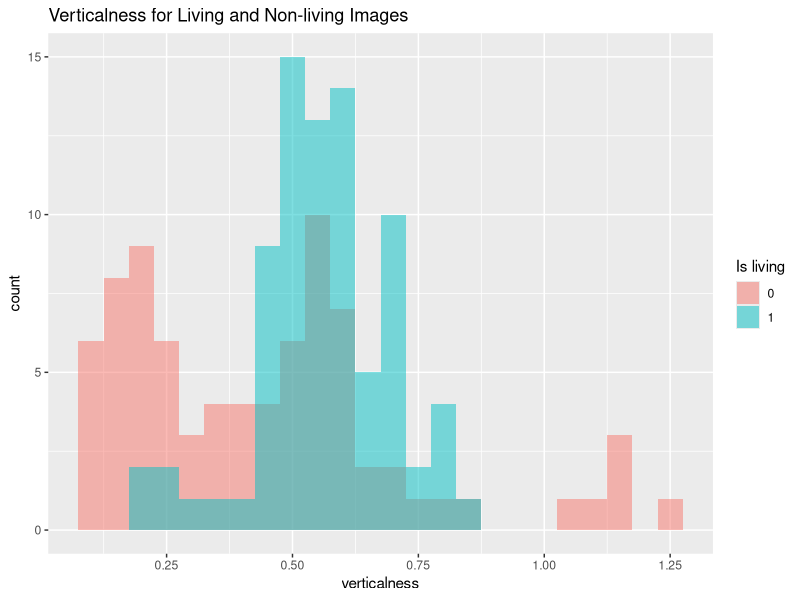
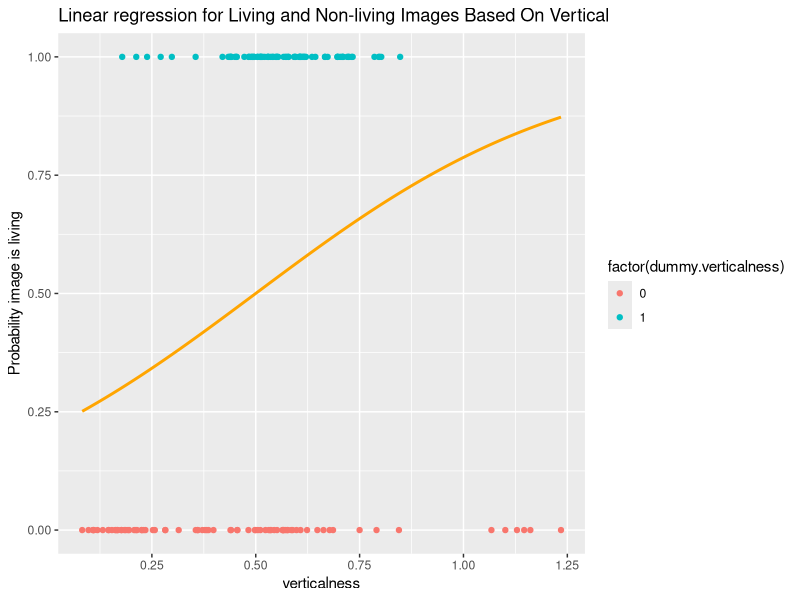
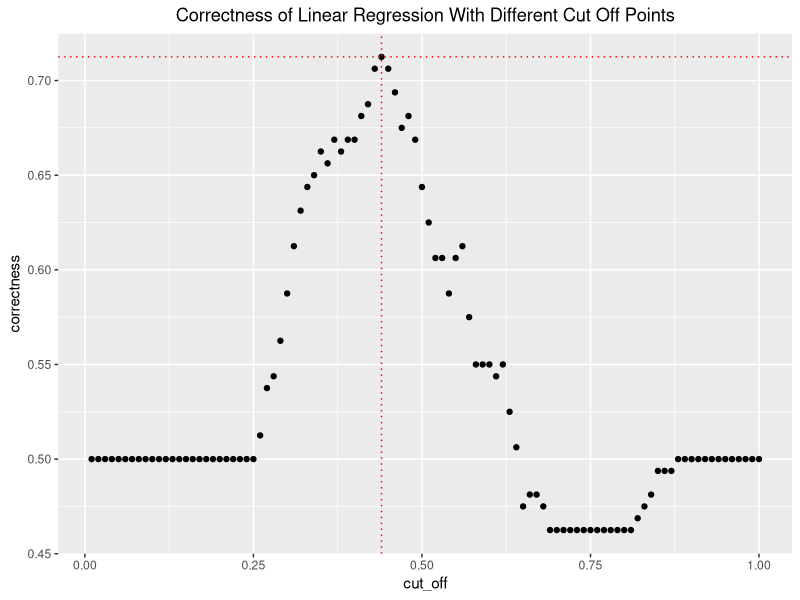

The R source for these figures, in order: (Note: this script raises an error after producing the figures.)
library(ggplot2)
library(tidyr)

set.seed(3060)

get_living_loc <- function() {
  return(c(1:40, 61:80, 101:120))  
}

get_non_living_loc <- function() {
  return(c(41:60, 81:100, 121:160))
}

get_all_loc <- function() {
  return(1:160)
}

living_labels <- c("banana", "cherry", "flower", "pear")



print("##################  1.1 #########################")

#read.csv(config::get())
DATA <- read.csv("40153557_features.csv")

# classify: nonliving = 0, living = 1
#DOES THIS DATA NEED SHUFFLED? I DON'T THINK SO
data_shuffled <- DATA
data_shuffled$dummy.verticalness <- 0
data_shuffled$dummy.verticalness[data_shuffled$label %in% living_labels] <- 1

# randomly shuffle rows:
data_shuffled = data_shuffled[sample(nrow(data_shuffled)),]

# visualise data on histogram
# COULD UPDATE WITH A BETTER LEGEND :)
veticalness_histogram <- ggplot(data_shuffled, aes(x = verticalness, fill = as.factor(dummy.verticalness))) +
  geom_histogram(binwidth = 0.05, alpha = 0.5, position = 'identity') +
  ggtitle("Verticalness for Living and Non-living Images") +
  #scale_fill_continuous(name = "blah, breaks = c(0,1), labels = c("123", "sdf"))
  labs(fill=c("Is living"))

print(veticalness_histogram)

# perform linear regression
glmfit <- glm(dummy.verticalness ~ verticalness, 
              data = data_shuffled,
              family = 'binomial')
print("1.1: Linear regression for verticalness:")
print(summary(glmfit))

# create fitted line
values <- seq(min(data_shuffled$verticalness), max(data_shuffled$verticalness), length.out = 1000)
fitted.curve <- data.frame(verticalness = values)
fitted.curve[["dummy.verticalness"]] = predict(glmfit, fitted.curve, type="response")

# plot logistic regression
verticalness_plot <- ggplot(data_shuffled, aes(x=verticalness, y=dummy.verticalness)) + 
  geom_point(aes(colour = factor(dummy.verticalness)), 
             show.legend = T, position="dodge") +
  geom_line(data=fitted.curve, colour="orange", size=1) + 
  ggtitle("Linear regression for Living and Non-living Images Based On Vertical") +
  ylab("Probability image is living") +
  labs(fill=c("Is living")) 

print(verticalness_plot)
  


print("##################  1.2 #########################")


# change cut-off (p) value in 0.01 intervals:
p_data <- NULL
correct_data <- NULL
for (i in 1:100) {
  p <- (i)/100
  training_data <- data_shuffled
  training_data[["predicted_verticalness"]] = predict(glmfit, training_data, type="response")
  training_data[["predicted_correct"]] = 0
  training_data[["predicted_correct"]][training_data[["predicted_verticalness"]] > p] = 1

  correct_items = training_data[["predicted_correct"]] == training_data[["dummy.verticalness"]] 
  
  # proportion correct:
  correct <- nrow(training_data[correct_items,])/nrow(training_data)
  
  # append data to existing data
  p_data <- append(p_data, p)
  correct_data <- append(correct_data, correct)
}
# create df from data
correctness_cutoff_df <- data.frame(cut_off = p_data, correctness = correct_data)

# find largest correctness and corresponding cut off value
max_correctness_pos <- 0
max_correctness <- 0
for (i in 1:nrow(correctness_cutoff_df)) {
  if (correctness_cutoff_df[i, "correctness"] > max_correctness) {
    max_correctness <- correctness_cutoff_df[i, "correctness"]
    max_correctness_pos <- i
  }
}
max_cutoff_value <- correctness_cutoff_df[max_correctness_pos, "cut_off"]
print(paste("1.2: max correctness = ", max_correctness, "at a cut-off value of ", max_cutoff_value))

# graph results
correctness_cutoff_graph <- ggplot(data = correctness_cutoff_df, aes(x = cut_off, y = correctness)) +
  geom_point() +
  geom_hline(yintercept = max_correctness, linetype="dotted", 
             color = "red", size=0.5) +
  geom_vline(xintercept = max_cutoff_value, linetype="dotted", 
             color = "red", size=0.5) +
  ggtitle("Correctness of Linear Regression With Different Cut Off Points") +
  theme(plot.title = element_text(hjust = 0.5))

print(correctness_cutoff_graph)






print("##################  1.3 #########################")

# create data frame with living and non-living categories
#catorgised_data <- DATA
catorgised_data$catagory <- "non-living"
catorgised_data$catagory[catorgised_data$label %in% living_labels] <- "living"


# height graph
height_graph <- ggplot(catorgised_data, aes(x = height, fill = as.factor(catagory))) +
  geom_density(adjust = 1.5, alpha = 0.5) + 
  ggtitle("Density plot of:\nHeight for Living and Non-living Images") +
  theme(plot.title = element_text(hjust = 0.5)) +
  labs(fill=c("Living status"))
print(height_graph)


# width graph
width_graph <- ggplot(catorgised_data, aes(x = width, fill = as.factor(catagory))) +
  geom_density(adjust = 1.2, alpha = 0.5) + 
  ggtitle("Density plot of:\nWidth for Living and Non-living Images") +
  theme(plot.title = element_text(hjust = 0.5)) +
  labs(fill=c("Living status"))

print(width_graph)


# span graph
span_graph <- ggplot(catorgised_data, aes(x = height, fill = as.factor(catagory))) +
  geom_density(adjust = 1.5, alpha = 0.5) + 
  ggtitle("Density plot of:\nSpan for Living and Non-living Images") +
  theme(plot.title = element_text(hjust = 0.5)) +
  labs(fill=c("Living status"))

print(span_graph)


# create fresh data set and shuffle
data_shuffled <- DATA
data_shuffled$living_status <- 0
data_shuffled$living_status[catorgised_data$label %in% living_labels] <- 1
data_shuffled = data_shuffled[sample(nrow(data_shuffled)),]

# build 3-way logistic regression model
glmfit_3_way <- glm(living_status ~ height + width + span, 
                    data = data_shuffled, 
                    family = 'binomial')
print("1.3: Linear regression for nr_pix, width and span:")
print(summary(glmfit_3_way))


# set up 5-fold crossvalidation
NUM_K_FOLDS <- 5

# split into number of folds (in this case it is 5)
data_shuffled$folds <- cut(seq(1:nrow(data_shuffled)), 
                           breaks=NUM_K_FOLDS,
                           labels=FALSE)

# preform 5-fold crossvalidation with different cutoff points to find
# the cut off value that provides the highest accuray
cut_off_values <- c() # to record cut off that gives highest correctness
correctness_values_for_each_cut_off <- c() # to record correctness for each cut off value
correctectness_values <- c() # to store correctness for each fold

#data_shuffled$predicted_correct = 0
for (x in 1:100) {
  cut_off_value <- x/100
  cut_off_values <- append(cut_off_values, cut_off_value)
  
  # preform cross validation for particular cut off value
  for (i in 1:NUM_K_FOLDS) {
    # create training and validation data for particular fold
    train_items_this_fold  = data_shuffled[data_shuffled$folds != i,] 
    validation_items_this_fold = data_shuffled[data_shuffled$folds == i,]
    
    # fit linear regression model on this fold
    this_glmfit <- glm(living_status ~ height + width + span, 
                       data = train_items_this_fold, 
                       family = 'binomial')
    
    # validate current linear regression model
    validation_items_this_fold$prediction = predict(this_glmfit, validation_items_this_fold, type="response")
    validation_items_this_fold$predicted_correct = 0
    validation_items_this_fold$predicted_correct[validation_items_this_fold$prediction > cut_off_value] = 1
    
    # calculate correctness
    correct_items = validation_items_this_fold$predicted_correct == validation_items_this_fold$living_status
    num_correct = nrow(validation_items_this_fold[correct_items,])
    proportion_correct = num_correct / nrow(validation_items_this_fold)
    
    # record if individual image was correct for use in part 1.5
    
    
    # recoed correctness with corresponding number of folds
    correctectness_values <- append(correctectness_values, proportion_correct)
    #fold_num <- append(fold_num, i)
  }
  # record mean correctness value over all folds
  correctness_values_for_each_cut_off <- append(correctness_values_for_each_cut_off, mean(correctectness_values))
  correctectness_values <- c()
  
}
correctness_cutoff_df <- data.frame(cut_off = cut_off_values, correctness = correctness_values_for_each_cut_off)

# find largest correctness and corresponding cut off value
max_correctness_pos <- 0
max_correctness <- 0
for (i in 1:nrow(correctness_cutoff_df)) {
  if (correctness_cutoff_df[i, "correctness"] > max_correctness) {
    max_correctness <- correctness_cutoff_df[i, "correctness"]
    max_correctness_pos <- i
  }
}
max_cutoff_value <- correctness_cutoff_df[max_correctness_pos, "cut_off"]
print(paste("1.3: max correctness = ", max_correctness, "at a cut-off value of ", max_cutoff_value))


# Plot graph to visualise results of changing the cutoff value on correctness
correctness_cut_off_graph <- ggplot(data = correctness_cutoff_df, aes(x = cut_off_values, y = correctness_values_for_each_cut_off)) +
  geom_point() +
  scale_y_continuous(name="Correctness") +
  scale_x_continuous(name = "Cut Off Value") +
  ggtitle("Correctness of Linear Regression Model Under Differing Cut Off Values") +
  geom_hline(yintercept = max_correctness, linetype="dotted", color = "red", size=1) +
  geom_vline(xintercept = max_cutoff_value, linetype="dotted", color = "red", size=1)
print(correctness_cut_off_graph)


# MAYBE TURN THIS INTO A FUNCTION
#Preform k-fold cross validation with best suited cutoff point as calculated above
fold_num <- c() # to store fold
correct <- c() # store of each image is correct for use in part 1.5
for (i in 1:NUM_K_FOLDS) {
  # create training and validation data for particular fold
  train_items_this_fold  = data_shuffled[data_shuffled$folds != i,] 
  validation_items_this_fold = data_shuffled[data_shuffled$folds == i,]
  
  # fit linear regression model on this fold
  this_glmfit <- glm(living_status ~ height + width + span, 
                     data = train_items_this_fold, 
                     family = 'binomial')
  
  # validate current linear regression model
  validation_items_this_fold$prediction = predict(this_glmfit, validation_items_this_fold, type="response")
  validation_items_this_fold$predicted_correct = 0
  validation_items_this_fold$predicted_correct[validation_items_this_fold$prediction > max_cutoff_value] = 1
  
  # calculate correctness
  correct_items = validation_items_this_fold$predicted_correct == validation_items_this_fold$living_status
  correct <- append(correct, correct_items)
  num_correct = nrow(validation_items_this_fold[correct_items,])
  proportion_correct = num_correct / nrow(validation_items_this_fold)
  
  # recoed correctness with corresponding number of folds
  correctectness_values <- append(correctectness_values, proportion_correct)
  fold_num <- append(fold_num, i)
}
data_shuffled$predicted_correct = correct

# Understand corrrectness readings from 5-fold test
final_correctness_value <- mean(correctectness_values)
print(correctectness_values)
print(paste("Average correctness of linear regression model measured from 5-fold test:", final_correctness_value, 
            ",using a cut-off value of:", max_cutoff_value))

# Visualise correctness in a graph
correctness_5_fold_df <- data.frame(fold_num, correctectness_values)
correctness_5_fold_graph <- ggplot(data = correctness_5_fold_df, aes(x = fold_num, y = correctectness_values)) +
  geom_point() +
  scale_y_continuous(name="Correctness", limits=c(0, 1)) +
  scale_x_continuous(name = "Fold number") +
  ggtitle(paste("Correctness of Linear Regression Model via 5-fold Analysis\nWith Cut-off Value of ", max_cutoff_value)) +
  theme(plot.title = element_text(hjust = 0.5)) +
  geom_hline(yintercept = final_correctness_value,linetype="dotted", color = "red", size=1)

print(correctness_5_fold_graph)












print("##################  1.4 #########################")

# Create a vector brom binomial that has probability of 0.5
binom_probability <- 0.5
number_correct <- nrow(DATA) * final_correctness_value
model_range <- 1:nrow(DATA)
bimom_model <- dbinom(model_range, nrow(DATA), binom_probability)
plot(model_range, bimom_model, type="l", col="blue", lty=1, lwd=3, 
     xlab="sucesses", ylab="Density", 
     main=paste("Binomial Distribution\n n =" ,nrow(DATA), ", p =", binom_probability))

# Mark where the correctness of the model is
abline(v=(number_correct), col="red", lty=2, lwd=3)

# Work out p value for correctness
p_value <- pnorm(number_correct, nrow(DATA), binom_probability)
print(paste("1.4: P value for a correctness of ", final_correctness_value, "is", p_value))






print("##################  1.5 #########################")

# SHOULD THIS BE ON TEST OR TRAINING SET?
# MAKE PART OF TEST SET

write.csv(data_shuffled, "testing.csv")
get_incorrectness <- function(my_label) {
  label_subset <- subset(data_shuffled, label == my_label)
  #label_subset_incorrect <- label_subset[label_subset$predicted_correct == FALSE,]
  part_incorrect <- nrow(label_subset[!label_subset$predicted_correct,]) / nrow(label_subset)
  return(part_incorrect)
}

data_shuffled$living_status[catorgised_data$label %in% living_labels] <- 1
data_shuffled = data_shuffled[sample(nrow(data_shuffled)),]

# get list of labels to loop over
labels <- levels(as.factor(DATA$label))
incorrectness <- c()
length(labels)
# record incorrectness
# create data frame in order to plot results
living <- c()
for (i in 1:length(labels)) {
  this_label <- labels[i]
  this_incorrectness <- get_incorrectness(this_label)
  incorrectness <- append(incorrectness, this_incorrectness)
  if (this_label %in% living_labels) {
    living <- append(living, c("living"))
  } else {
    living <- append(living, c("non-living"))
  }
  print(paste("Incorrectness rate of:", this_label, "=", this_incorrectness))
}

# create data frame in order to plot results
incorrectness_df <- data.frame(label = labels, 
                               living_status = living, 
                               incorrectness = incorrectness)

#incorrectness_graph <- ggplot(data = incorrectness_df + aes(x = label, y = incorrectness)) +
#  geom_bar(stat="identity")
#print(incorrectness_graph)



# MAKE A BETTER GRAPH
plot(incorrectness_df$label, incorrectness_df$incorrectness)

# Determine if wineglass result is signifiant
# MAYBE CHANGE FROM HARDCODED VALUE
num_incorrect_wineglass <- 2
print(paste("P-value of wineglass result:", pbinom(num_incorrect_wineglass, 20, 0.5)))

      
